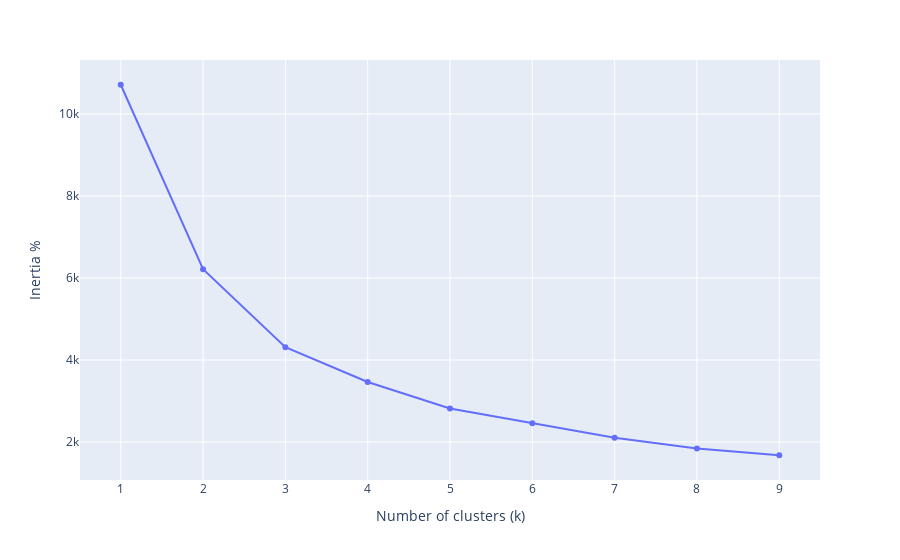

Write notebook code for a chart like this one.
### Markdown cell above
## K-Means

### Code cell
from sklearn.cluster import KMeans

ks = range(1, 10)

inertias = []
for k in ks:
    # Create a KMeans instance with k clusters: model
    model = KMeans(n_clusters=k)
    
    # Fit model to samples
    model.fit(components)
    
    # Append the inertia to the list of inertias
    inertias.append(model.inertia_)

fig = px.line(x = ks, y = inertias, markers=True,
            labels={'x':'Number of clusters (k)', 'y' : 'Inertia %'})

fig.show()

### Figure 1 — Plotly figure (JSON) as saved in the notebook; plotly's stock layout.template omitted (floating-point values rounded to 4 significant figures)
{"data": [{"hovertemplate": "Number of clusters (k)=%{x}<br>Inertia %=%{y}<extra></extra>", "legendgroup": "", "line": {"color": "#636efa", "dash": "solid"}, "marker": {"symbol": "circle"}, "mode": "lines+markers", "name": "", "orientation": "v", "showlegend": false, "type": "scatter", "x": [1, 2, 3, 4, 5, 6, 7, 8, 9], "xaxis": "x", "y": [10710.0, 6213.0, 4312.0, 3464.0, 2817.0, 2457.0, 2104.0, 1843.0, 1677.0], "yaxis": "y"}], "layout": {"legend": {"tracegroupgap": 0}, "margin": {"t": 60}, "xaxis": {"anchor": "y", "domain": [0, 1], "title": {"text": "Number of clusters (k)"}}, "yaxis": {"anchor": "x", "domain": [0, 1], "title": {"text": "Inertia %"}}}}
